Frame 1 (no input): blank canvas, image omitted
Frame 60 (no input): blank canvas, image omitted
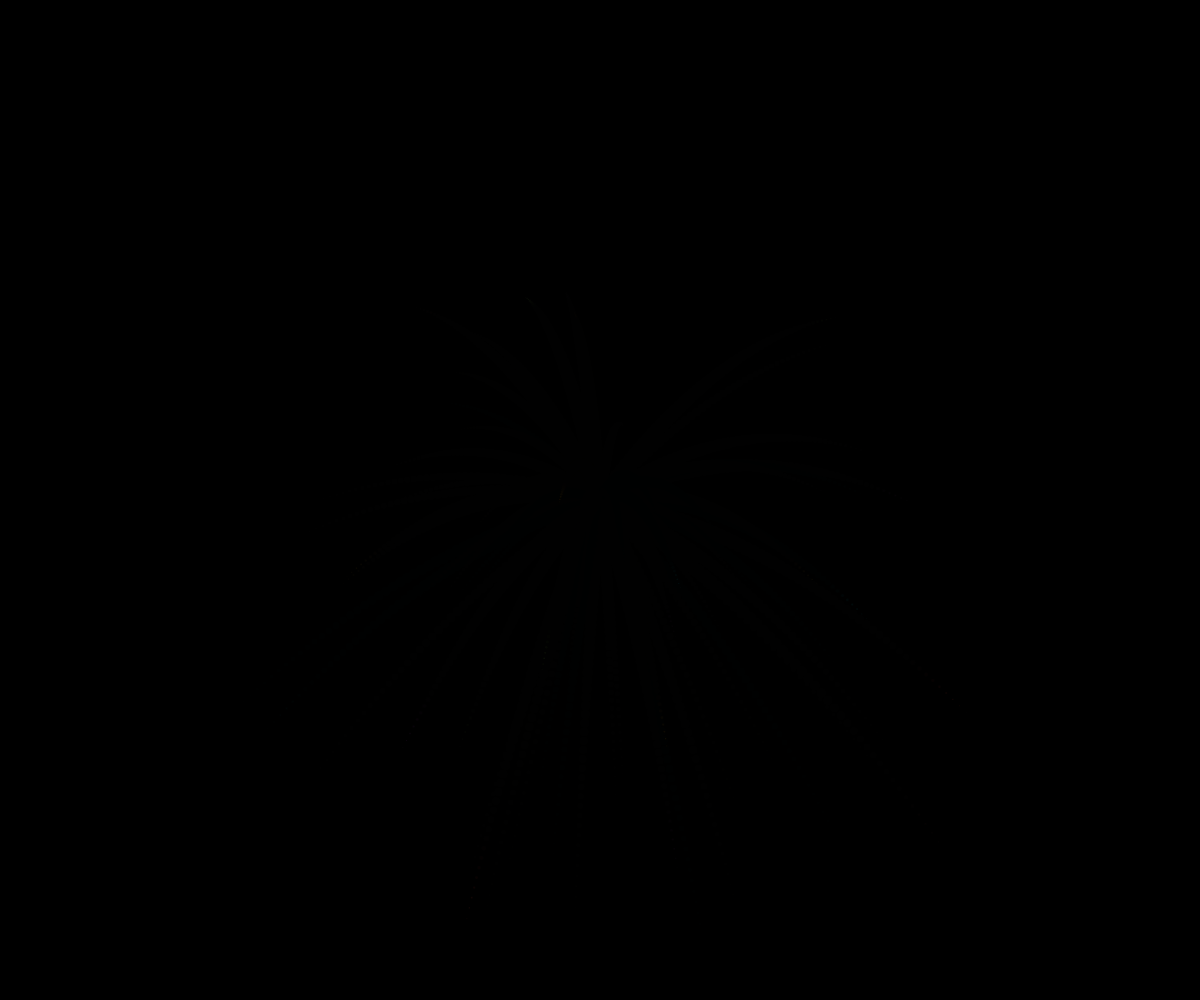
Frame 120 (the mouse pressed at the canvas centre since frame 60)

The p5.js sketch whose frames 1 and 60 were blank and that drew this single picture after the mouse press (run headless with seeded random() and noise() and a simulated clock; from frame 60 on, the mouse is pressed at the canvas centre):

// p5.js sketch
// ── sketch.js

const colors = ['#F44336', '#9C27B0', '#FFC107', '#00BCD4', '#8BC34A'];
const gravity = new p5.Vector(0, 0.1);

let fireworks = [];

function setup() {
  createCanvas(windowWidth, windowHeight);
  background(0);
}

function draw() {
  background(0, 80);
  for (let f of fireworks) {
    f.evolve();
    f.show();
  }
  fireworks = fireworks.filter(f => !f.isDone());
}

function mousePressed() {
  if (fireworks.length < 10) {
    fireworks.push(new Firework(mouseX, mouseY));
  }
}
// ── firework.js
class Firework {
  
  constructor(x, y) {
    this.particles = [];
    for (let i = 0; i < 80; i++) {
      this.particles.push(new Particle(x, y));
    }
  }
  
  show() {
    for (let p of this.particles) {
      p.show();
    }
  }
  
  evolve() {
    for (let p of this.particles) {
      p.evolve();
    }
    this.particles = this.particles.filter(p => !p.isDone());
  }
  
  isDone() {
    return this.particles.length == 0;
  }
  
}
// ── particle.js
class Particle {
  
  constructor(x, y) {
    this.radius = random(8, 16);
    this.lifespan = 0;
    this.color = random(colors);
    this.pos = createVector(x, y);
    this.vel = createVector();
    this.acc = p5.Vector.random2D();
    this.acc.setMag(random(1, 8));
  }
  
  show() {
    fill(this.color);
    noStroke();
    ellipse(this.pos.x, this.pos.y, this.radius);
  }
  
  evolve() {
    this.lifespan++;
    this.radius -= this.lifespan * 0.01;
    this.acc.add(gravity);
    this.vel.add(this.acc);
    this.pos.add(this.vel);
    this.acc.setMag(0);
  }
  
  isDone() {
    return this.radius <= 0.01;
  }
  
}
